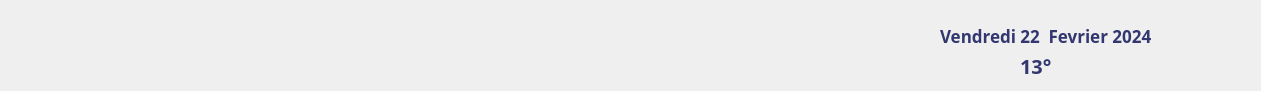
  <widget class="QGroupBox" name="groupBox_7">
   <property name="geometry">
    <rect>
     <x>210</x>
     <y>-10</y>
     <width>1261</width>
     <height>91</height>
    </rect>
   </property>
   <property name="styleSheet">
    <string notr="true">border-top-right-radius : 40px ; 
background-image: url(:/img/images/background.jpg);
border-top-left-radius: 20px; /* Coin arrondi en haut à gauche */
    border-bottom-left-radius: 20px; /* Coin arrondi en bas à gauche */
    border-top-right-radius: 20px; /* Coin arrondi en haut à droite */
    border-bottom-right-radius: 20px; /* Coin arrondi en bas à droite */</string>
   </property>
   <property name="title">
    <string/>
   </property>
   <widget class="QLabel" name="label_30">
    <property name="geometry">
     <rect>
      <x>940</x>
      <y>20</y>
      <width>231</width>
      <height>31</height>
     </rect>
    </property>
    <property name="font">
     <font>
      <family>Neue Haas Grotesk Text Pro Extr</family>
      <pointsize>13</pointsize>
      <weight>75</weight>
      <italic>false</italic>
      <bold>true</bold>
     </font>
    </property>
    <property name="styleSheet">
     <string notr="true">border : none ;
background-color: none;
color : #333770 ;
    background-image : url();
</string>
    </property>
    <property name="text">
     <string>Vendredi 22  Fevrier 2024</string>
    </property>
   </widget>
   <widget class="QLabel" name="label_31">
    <property name="geometry">
     <rect>
      <x>1020</x>
      <y>50</y>
      <width>51</width>
      <height>31</height>
     </rect>
    </property>
    <property name="font">
     <font>
      <family>Neue Haas Grotesk Text Pro Extr</family>
      <pointsize>15</pointsize>
      <weight>75</weight>
      <italic>false</italic>
      <bold>true</bold>
     </font>
    </property>
    <property name="styleSheet">
     <string notr="true">border : none ;
background-color: none;
color : #333770 ;
    background-image : url();
</string>
    </property>
    <property name="text">
     <string>13°</string>
    </property>
   </widget>
   <widget class="QLineEdit" name="lineEdit_role">
    <property name="geometry">
     <rect>
      <x>100</x>
      <y>50</y>
      <width>181</width>
      <height>21</height>
     </rect>
    </property>
    <property name="font">
     <font>
      <pointsize>10</pointsize>
      <weight>75</weight>
      <bold>true</bold>
     </font>
    </property>
    <property name="styleSheet">
     <string notr="true">background-color: transparent ; 
border : none ;
color : #333770 ;
background-image : url();</string>
    </property>
    <property name="readOnly">
     <bool>true</bool>
    </property>
   </widget>
   <widget class="QLineEdit" name="lineEdit_nomprenom">
    <property name="geometry">
     <rect>
      <x>90</x>
      <y>30</y>
      <width>281</width>
      <height>21</height>
     </rect>
    </property>
    <property name="font">
     <font>
      <pointsize>14</pointsize>
      <weight>75</weight>
      <bold>true</bold>
     </font>
    </property>
    <property name="styleSheet">
     <string notr="true">background-color: transparent ; 
border : none ;
color : #333770 ;
background-image : url();</string>
    </property>
    <property name="readOnly">
     <bool>true</bool>
    </property>
   </widget>
   <widget class="QPushButton" name="pushButton_parametre_compte">
    <property name="geometry">
     <rect>
      <x>1160</x>
      <y>20</y>
      <width>91</width>
      <height>61</height>
     </rect>
    </property>
    <property name="cursor">
     <cursorShape>PointingHandCursor</cursorShape>
    </property>
    <property name="styleSheet">
     <string notr="true">background-color: transparent ; 
border : none ;
color : #333770 ;
background-image : url();</string>
    </property>
    <property name="text">
     <string/>
    </property>
    <property name="icon">
     <iconset resource="source.qrc">
      <normaloff>:/img/images/motpas.png</normaloff>:/img/images/motpas.png</iconset>
    </property>
    <property name="iconSize">
     <size>
      <width>50</width>
      <height>50</height>
     </size>
    </property>
   </widget>
   <widget class="QPushButton" name="pushButton_travailler_jointure">
    <property name="geometry">
     <rect>
      <x>830</x>
      <y>20</y>
      <width>71</width>
      <height>71</height>
     </rect>
    </property>
    <property name="font">
     <font>
      <underline>false</underline>
     </font>
    </property>
    <property name="cursor">
     <cursorShape>PointingHandCursor</cursorShape>
    </property>
    <property name="styleSheet">
     <string notr="true">

#pushButton_travailler_jointure
{/*background-color : #DD7373; ; */
color : black ; 
border-radius : 20px ; 
border-bottom : solid 1px black ; 
background : transparent;

}

#pushButton_travailler_jointure:hover
{
}</string>
    </property>
    <property name="text">
     <string/>
    </property>
    <property name="icon">
     <iconset resource="source.qrc">
      <normaloff>:/img/images/travailler.png</normaloff>:/img/images/travailler.png</iconset>
    </property>
    <property name="iconSize">
     <size>
      <width>40</width>
      <height>500</height>
     </size>
    </property>
    <property name="autoRepeatDelay">
     <number>300</number>
    </property>
   </widget>
   <widget class="QPushButton" name="pushButton_9">
    <property name="geometry">
     <rect>
      <x>680</x>
      <y>10</y>
      <width>191</width>
      <height>101</height>
     </rect>
    </property>
    <property name="cursor">
     <cursorShape>PointingHandCursor</cursorShape>
    </property>
    <property name="styleSheet">
     <string notr="true">

#pushButton_9
{/*background-color : #DD7373; ; */
color : black ; 
border-radius : 20px ; 
border-bottom : solid 1px black ; 
background:transparent;
}

</string>
    </property>
    <property name="text">
     <string/>
    </property>
    <property name="icon">
     <iconset resource="source.qrc">
      <normaloff>:/img/images/accestudio.png</normaloff>:/img/images/accestudio.png</iconset>
    </property>
    <property name="iconSize">
     <size>
      <width>40</width>
      <height>50</height>
     </size>
    </property>
   </widget>
   <widget class="QPushButton" name="pushButton_10">
    <property name="geometry">
     <rect>
      <x>10</x>
      <y>20</y>
      <width>75</width>
      <height>61</height>
     </rect>
    </property>
    <property name="text">
     <string/>
    </property>
    <property name="icon">
     <iconset resource="source.qrc">
      <normaloff>:/img/images/convoir.png</normaloff>:/img/images/convoir.png</iconset>
    </property>
    <property name="iconSize">
     <size>
      <width>70</width>
      <height>61</height>
     </size>
    </property>
   </widget>
  </widget>
